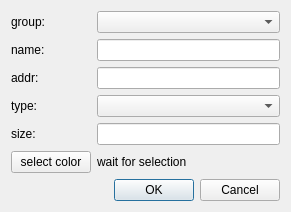
<?xml version="1.0" encoding="UTF-8"?>
<ui version="4.0">
 <class>GroupItemAddDialog</class>
 <widget class="QDialog" name="GroupItemAddDialog">
  <property name="geometry">
   <rect>
    <x>0</x>
    <y>0</y>
    <width>291</width>
    <height>193</height>
   </rect>
  </property>
  <property name="windowTitle">
   <string>GroupItemAddDialog</string>
  </property>
  <layout class="QGridLayout" name="gridLayout">
   <item row="0" column="0">
    <widget class="QLabel" name="groupLabel">
     <property name="text">
      <string>group:</string>
     </property>
    </widget>
   </item>
   <item row="0" column="1" colspan="2">
    <widget class="QComboBox" name="groupBox"/>
   </item>
   <item row="1" column="0">
    <widget class="QLabel" name="nameLabel">
     <property name="text">
      <string>name:</string>
     </property>
    </widget>
   </item>
   <item row="1" column="1" colspan="2">
    <widget class="QLineEdit" name="nameEdit"/>
   </item>
   <item row="2" column="0">
    <widget class="QLabel" name="addrLabel">
     <property name="text">
      <string>addr:</string>
     </property>
    </widget>
   </item>
   <item row="2" column="1" colspan="2">
    <widget class="QLineEdit" name="addrEdit"/>
   </item>
   <item row="3" column="0">
    <widget class="QLabel" name="typeLabel">
     <property name="text">
      <string>type:</string>
     </property>
    </widget>
   </item>
   <item row="3" column="1" colspan="2">
    <widget class="QComboBox" name="typeBox"/>
   </item>
   <item row="4" column="0">
    <widget class="QLabel" name="sizeLabel">
     <property name="text">
      <string>size:</string>
     </property>
    </widget>
   </item>
   <item row="4" column="1" colspan="2">
    <widget class="QLineEdit" name="sizeEdit"/>
   </item>
   <item row="5" column="0">
    <widget class="QPushButton" name="colorBtn">
     <property name="text">
      <string>select color</string>
     </property>
    </widget>
   </item>
   <item row="5" column="1" colspan="2">
    <widget class="QLabel" name="colorLabel">
     <property name="text">
      <string>wait for selection</string>
     </property>
    </widget>
   </item>
   <item row="6" column="0" colspan="2">
    <spacer name="horizontalSpacer">
     <property name="orientation">
      <enum>Qt::Horizontal</enum>
     </property>
     <property name="sizeHint" stdset="0">
      <size>
       <width>98</width>
       <height>20</height>
      </size>
     </property>
    </spacer>
   </item>
   <item row="6" column="2">
    <widget class="QDialogButtonBox" name="buttonBox">
     <property name="standardButtons">
      <set>QDialogButtonBox::Cancel|QDialogButtonBox::Ok</set>
     </property>
    </widget>
   </item>
  </layout>
 </widget>
 <resources/>
 <connections>
  <connection>
   <sender>buttonBox</sender>
   <signal>accepted()</signal>
   <receiver>GroupItemAddDialog</receiver>
   <slot>accept()</slot>
   <hints>
    <hint type="sourcelabel">
     <x>197</x>
     <y>170</y>
    </hint>
    <hint type="destinationlabel">
     <x>145</x>
     <y>96</y>
    </hint>
   </hints>
  </connection>
  <connection>
   <sender>buttonBox</sender>
   <signal>rejected()</signal>
   <receiver>GroupItemAddDialog</receiver>
   <slot>reject()</slot>
   <hints>
    <hint type="sourcelabel">
     <x>197</x>
     <y>170</y>
    </hint>
    <hint type="destinationlabel">
     <x>145</x>
     <y>96</y>
    </hint>
   </hints>
  </connection>
 </connections>
</ui>
